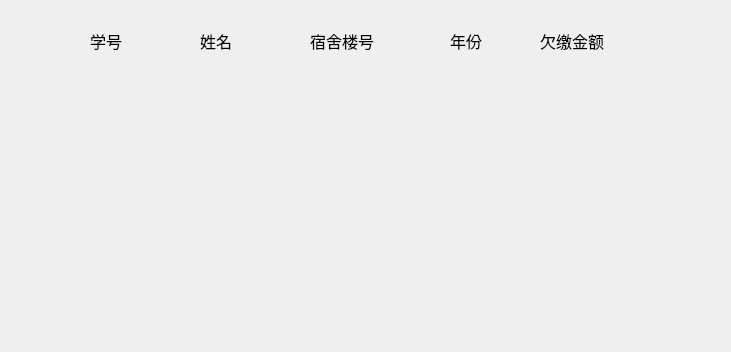
<?xml version="1.0" encoding="UTF-8"?>
<ui version="4.0">
 <class>dlg_13</class>
 <widget class="QDialog" name="dlg_13">
  <property name="geometry">
   <rect>
    <x>0</x>
    <y>0</y>
    <width>731</width>
    <height>352</height>
   </rect>
  </property>
  <property name="windowTitle">
   <string>欠缴住宿费学生</string>
  </property>
  <widget class="QLabel" name="label">
   <property name="geometry">
    <rect>
     <x>90</x>
     <y>30</y>
     <width>54</width>
     <height>21</height>
    </rect>
   </property>
   <property name="font">
    <font>
     <family>Adobe 黑体 Std R</family>
     <pointsize>12</pointsize>
    </font>
   </property>
   <property name="text">
    <string>学号</string>
   </property>
  </widget>
  <widget class="QLabel" name="label_2">
   <property name="geometry">
    <rect>
     <x>200</x>
     <y>30</y>
     <width>54</width>
     <height>21</height>
    </rect>
   </property>
   <property name="font">
    <font>
     <family>Adobe 黑体 Std R</family>
     <pointsize>12</pointsize>
    </font>
   </property>
   <property name="text">
    <string>姓名</string>
   </property>
  </widget>
  <widget class="QLabel" name="label_3">
   <property name="geometry">
    <rect>
     <x>310</x>
     <y>30</y>
     <width>81</width>
     <height>21</height>
    </rect>
   </property>
   <property name="font">
    <font>
     <family>Adobe 黑体 Std R</family>
     <pointsize>12</pointsize>
    </font>
   </property>
   <property name="text">
    <string>宿舍楼号</string>
   </property>
  </widget>
  <widget class="QLabel" name="label_4">
   <property name="geometry">
    <rect>
     <x>450</x>
     <y>30</y>
     <width>54</width>
     <height>21</height>
    </rect>
   </property>
   <property name="font">
    <font>
     <family>Adobe 黑体 Std R</family>
     <pointsize>12</pointsize>
    </font>
   </property>
   <property name="text">
    <string>年份</string>
   </property>
  </widget>
  <widget class="QLabel" name="label_5">
   <property name="geometry">
    <rect>
     <x>540</x>
     <y>30</y>
     <width>81</width>
     <height>21</height>
    </rect>
   </property>
   <property name="font">
    <font>
     <family>Adobe 黑体 Std R</family>
     <pointsize>12</pointsize>
    </font>
   </property>
   <property name="text">
    <string>欠缴金额</string>
   </property>
  </widget>
 </widget>
 <resources/>
 <connections/>
</ui>
